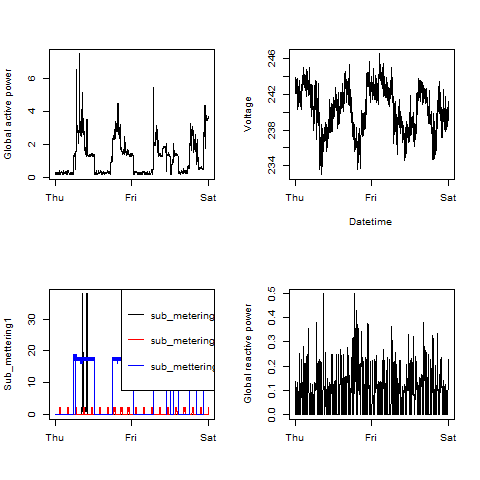

This figure's R source:
source("preparing_data.r")


par(mfrow = c(2,2))

with(con, {
      plot(con[,c(1,2)], xaxt="n", type = "l", xlab= " "); axis.POSIXct(side=1, at=cut(con[,c(1,2)]$Time, "days"), format="%a")
      plot(con[,c(1,4)], xaxt="n", type = "l", xlab="Datetime"); axis.POSIXct(side=1, at=cut(con[,c(1,2)]$Time, "days"), format="%a")
      plot(con[,c(1,6)], type="n", xlab=" ")
      lines(con[,c(1,6)])
      lines(con[,c(1,7)], col = "red")
      lines(con[,c(1,8)], col= "blue")
      legend("topright", col = c("black", "red", "blue"), legend = c("sub_metering_1", "sub_metering_2", "sub_mettering_3"), lty = 1)
      plot(con[,c(1,3)], xaxt="n", type = "l", xlab=" "); axis.POSIXct(side=1, at=cut(con[,c(1,2)]$Time, "days"), format="%a")
})

dev.copy(png, file="plot4.png")
dev.off()
